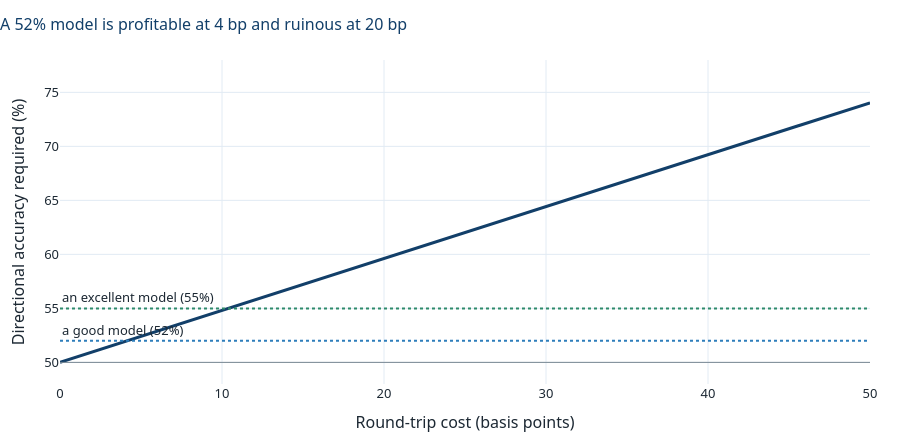

Notebook code for this chart:
### Code cell
cost_axis = np.linspace(0, 50, 200)
fig = go.Figure()
fig.add_trace(go.Scatter(x=cost_axis, y=a.break_even_accuracy(cost_axis, E_abs) * 100,
                         line=dict(color=C["navy"], width=3), name="break-even accuracy"))
for acc, lab, colr in [(52, "a good model (52%)", C["blue"]),
                       (55, "an excellent model (55%)", C["green"])]:
    fig.add_hline(y=acc, line=dict(color=colr, width=2, dash="dot"),
                  annotation_text=lab, annotation_position="top left")
fig.add_hline(y=50, line=dict(color=C["grey"], width=1))
fig.update_xaxes(title="Round-trip cost (basis points)")
fig.update_yaxes(title="Directional accuracy required (%)", range=[48, 78])
style(fig, height=440,
      title="A 52% model is profitable at 4 bp and ruinous at 20 bp")
fig.show()

kill = cost_axis[a.break_even_accuracy(cost_axis, E_abs) * 100 > 52][0]
print(f"A 52%-accurate daily strategy stops being profitable above "
      f"{kill:.1f} bp of round-trip cost.")

### Figure 1 — Plotly figure (JSON) as saved in the notebook; plotly's stock layout.template omitted (floating-point values rounded to 4 significant figures; data arrays with more than 128 entries replaced by an {"elided": "..."} marker saying what was removed)
{"data": [{"line": {"color": "#123F69", "width": 3}, "name": "break-even accuracy", "type": "scatter", "x": {"elided": "200 float values"}, "y": {"elided": "200 float values"}}], "layout": {"annotations": [{"showarrow": false, "text": "a good model (52%)", "x": 0, "xanchor": "left", "xref": "x domain", "y": 52, "yanchor": "bottom", "yref": "y"}, {"showarrow": false, "text": "an excellent model (55%)", "x": 0, "xanchor": "left", "xref": "x domain", "y": 55, "yanchor": "bottom", "yref": "y"}], "colorway": ["#123F69", "#C0392B", "#2E8B6B", "#E8A33D", "#2E7EBB", "#7A8994"], "font": {"color": "#1C2833", "family": "Segoe UI, Helvetica, Arial, sans-serif", "size": 13}, "height": 440, "hoverlabel": {"font": {"size": 12}}, "legend": {"orientation": "h", "x": 0, "xanchor": "left", "y": 1.02, "yanchor": "bottom"}, "margin": {"b": 50, "l": 60, "r": 30, "t": 60}, "shapes": [{"line": {"color": "#2E7EBB", "dash": "dot", "width": 2}, "type": "line", "x0": 0, "x1": 1, "xref": "x domain", "y0": 52, "y1": 52, "yref": "y"}, {"line": {"color": "#2E8B6B", "dash": "dot", "width": 2}, "type": "line", "x0": 0, "x1": 1, "xref": "x domain", "y0": 55, "y1": 55, "yref": "y"}, {"line": {"color": "#7A8994", "width": 1}, "type": "line", "x0": 0, "x1": 1, "xref": "x domain", "y0": 50, "y1": 50, "yref": "y"}], "title": {"font": {"color": "#123F69", "size": 16}, "text": "A 52% model is profitable at 4 bp and ruinous at 20 bp", "x": 0, "xanchor": "left"}, "xaxis": {"gridcolor": "#E2EBF4", "showgrid": true, "title": {"text": "Round-trip cost (basis points)"}, "zeroline": false}, "yaxis": {"gridcolor": "#E2EBF4", "range": [48, 78], "showgrid": true, "title": {"text": "Directional accuracy required (%)"}, "zeroline": false}}}
